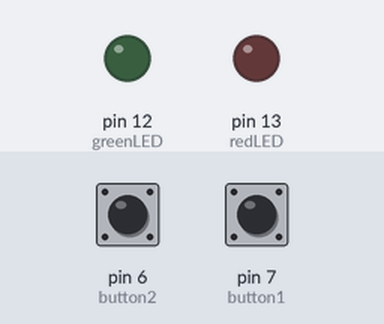
Simulated run of this sketch. Board: Arduino Uno, built with avr-gcc and run on an emulated ATmega328P. On the bench: output pins drawn as LEDs (lit = HIGH). Inputs (shaded band) come from the test bench; at power-on: pin 6 (button2) LOW, pin 7 (button1) LOW.

Above: at 1.2 s.
1.3 s: pin 6 (button2) pulled HIGH for 0.15 s
At 1.37 s:
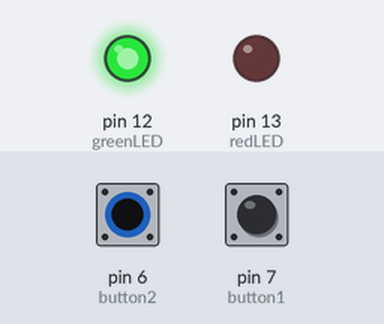
2.9 s: pin 7 (button1) pulled HIGH for 0.15 s
At 2.97 s:
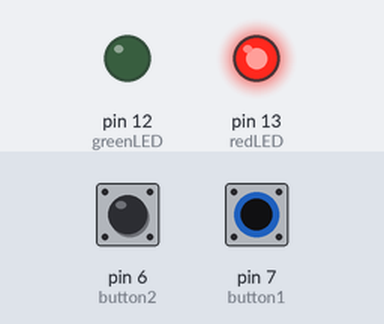
4.5 s: pin 7 (button1) pulled HIGH for 3.2 s
At 8.6 s:
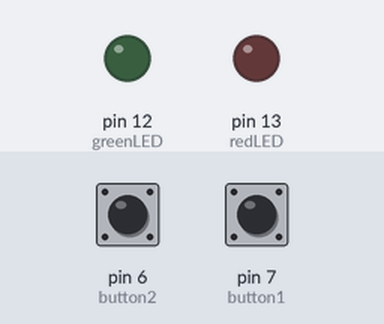
9.2 s: pin 6 (button2) pulled HIGH for 3.2 s
At 9.7 s:
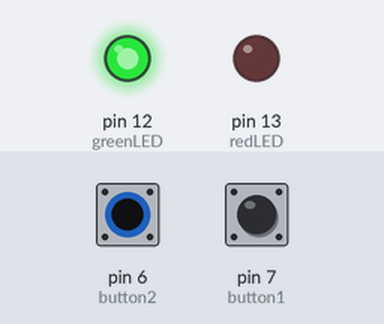
13.9 s: pin 6 (button2) driven HIGH and pin 7 (button1) driven HIGH
At 14.5 s:
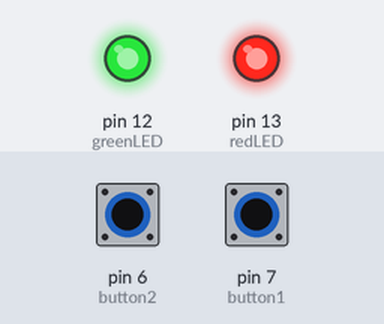
Timing chart, 0 to 16.4 s (numbered marks = the images above; inputs shaded):
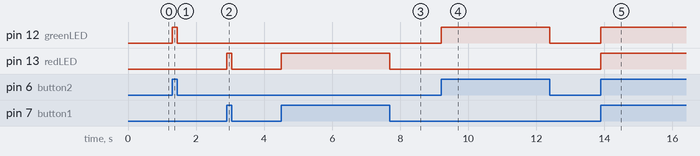

Measured:
- after the input at 1.3 s, pin 12 (greenLED): LOW → HIGH at once, → LOW 0.15 s later
- after the input at 2.9 s, pin 13 (redLED): LOW → HIGH at once, → LOW 0.15 s later
- after the input at 4.5 s, pin 13 (redLED): LOW → HIGH at once, → LOW 3.2 s later
- after the input at 9.2 s, pin 12 (greenLED): LOW → HIGH at once, → LOW 3.2 s later
- after the input at 13.9 s, pin 12 (greenLED), pin 13 (redLED): LOW → HIGH at once

The sketch:

Push_LED.ino
```cpp
int redLED = 13;
int greenLED = 12;
int button1 = 7;
int val1 = 0;
int button2 = 6;
int val2 = 0;

void setup() {
  // put your setup code here, to run once:
  pinMode(redLED, OUTPUT);
  pinMode(greenLED, OUTPUT);
  pinMode(button1, INPUT);
  pinMode(button2, INPUT);
}

void loop() {
  // put your main code here, to run repeatedly:
  val1 = digitalRead(button1);
  val2 = digitalRead(button2);
  digitalWrite(redLED, val1);
  digitalWrite(greenLED, val2);
}
```
